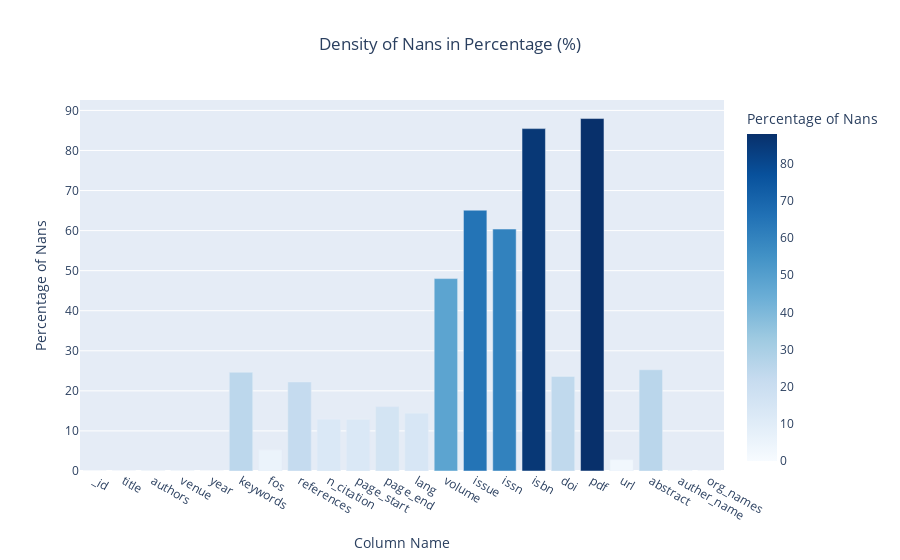

The cell this chart's notebook holds for it:
### Code cell
fig = px.bar(data_frame=nans, x='Column Name', y='Percentage of Nans', color='Percentage of Nans', 
       color_continuous_scale=px.colors.sequential.Blues,
       title='Density of Nans in Percentage (%)')

fig.update_layout(title_x=0.5)

### Figure 1 — Plotly figure (JSON) as saved in the notebook; plotly's stock layout.template omitted (floating-point values rounded to 4 significant figures)
{"data": [{"alignmentgroup": "True", "hovertemplate": "Column Name=%{x}<br>Percentage of Nans=%{marker.color}<extra></extra>", "legendgroup": "", "marker": {"color": [0, 0.007655, 0.07613, 0.0588, 0.0008412, 24.65, 5.276, 22.23, 12.89, 12.87, 16.08, 14.42, 48.03, 65.1, 60.39, 85.46, 23.6, 87.97, 2.856, 25.26, 0.243, 0], "coloraxis": "coloraxis", "pattern": {"shape": ""}}, "name": "", "offsetgroup": "", "orientation": "v", "showlegend": false, "textposition": "auto", "type": "bar", "x": ["_id", "title", "authors", "venue", "year", "keywords", "fos", "references", "n_citation", "page_start", "page_end", "lang", "volume", "issue", "issn", "isbn", "doi", "pdf", "url", "abstract", "auther_name", "org_names"], "xaxis": "x", "y": [0, 0.007655, 0.07613, 0.0588, 0.0008412, 24.65, 5.276, 22.23, 12.89, 12.87, 16.08, 14.42, 48.03, 65.1, 60.39, 85.46, 23.6, 87.97, 2.856, 25.26, 0.243, 0], "yaxis": "y"}], "layout": {"barmode": "relative", "coloraxis": {"colorbar": {"title": {"text": "Percentage of Nans"}}, "colorscale": [[0, "rgb(247,251,255)"], [0.125, "rgb(222,235,247)"], [0.25, "rgb(198,219,239)"], [0.375, "rgb(158,202,225)"], [0.5, "rgb(107,174,214)"], [0.625, "rgb(66,146,198)"], [0.75, "rgb(33,113,181)"], [0.875, "rgb(8,81,156)"], [1, "rgb(8,48,107)"]]}, "legend": {"tracegroupgap": 0}, "title": {"text": "Density of Nans in Percentage (%)", "x": 0.5}, "xaxis": {"anchor": "y", "domain": [0, 1], "title": {"text": "Column Name"}}, "yaxis": {"anchor": "x", "domain": [0, 1], "title": {"text": "Percentage of Nans"}}}}
